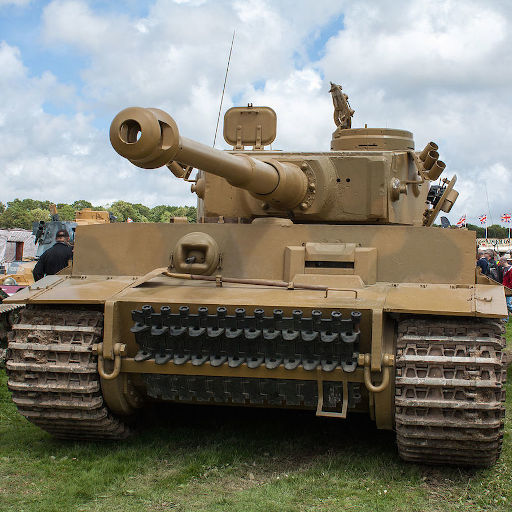
#> input picture lab5_SVD/tiger.jpg, 512 x 512 px
$ python ex_2.py
#> lines starting #> are read from the running program, lines starting #| are printed output that depends on the picture
import numpy as np
import imageio as im
import matplotlib.pyplot as plt


path = "tiger.jpg"
image_array = im.imread(path)
#> image_array is the input picture: shape (512, 512, 3); mean R, G, B 128.2, 126.4, 114.9
image_shape = image_array.shape[0]
#> image_shape = 512
num_of_iterations = [10, 100, 256, 512]
result_array = np.zeros((image_shape, image_shape, 3))
red = np.zeros((image_shape * image_shape))
green = np.zeros((image_shape * image_shape))
blue = np.zeros((image_shape * image_shape))

M1 = image_array[:, :, 0]
M2 = image_array[:, :, 1]
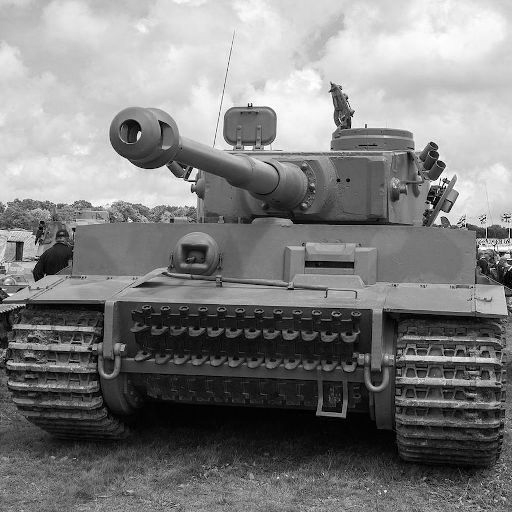
#> M2: shape (512, 512); min 0, max 255, mean 126.4
M3 = image_array[:, :, 2]
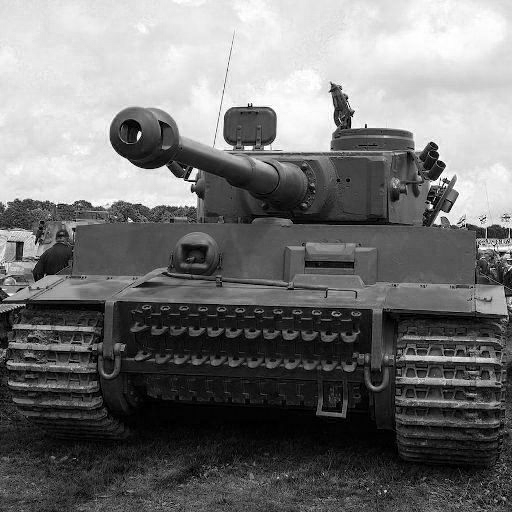
#> M3: shape (512, 512); min 0, max 255, mean 114.9

u1, s1, vt1 = np.linalg.svd(M1)
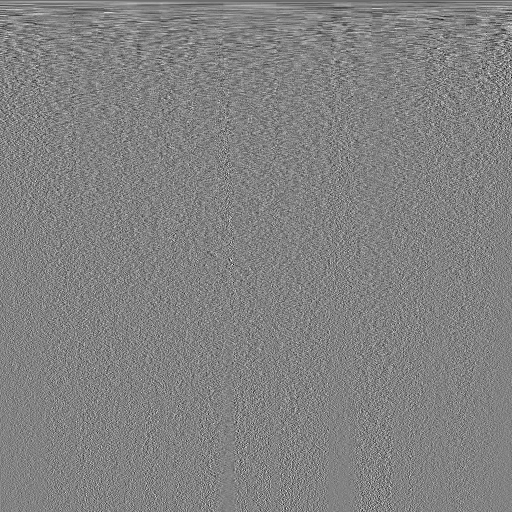
#> vt1: shape (512, 512) float64; min -0.268, max 0.256, mean -8.4e-05; drawn with min black and max white
#> s1 = 512 values, max 72492.8 at index 0, min 0.0109 at index 511, mean 535.5
u2, s2, vt2 = np.linalg.svd(M2)
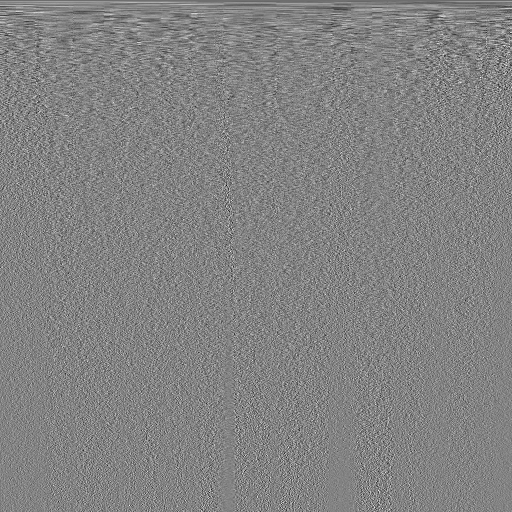
#> vt2: shape (512, 512) float64; min -0.277, max 0.261, mean -8.87e-05; drawn with min black and max white
#> s2 = 512 values, max 72705.6 at index 0, min 0.00567 at index 511, mean 534
u3, s3, vt3 = np.linalg.svd(M3)
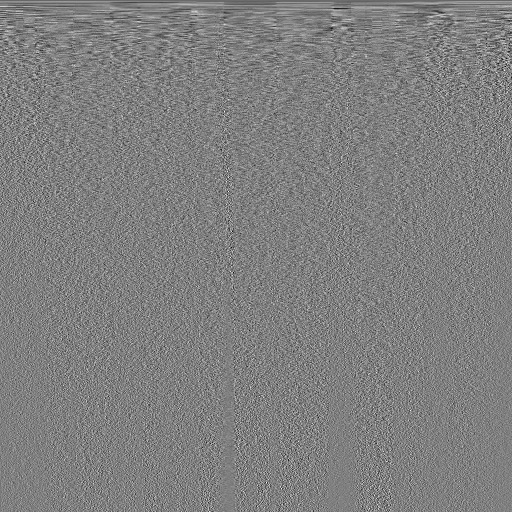
#> vt3: shape (512, 512) float64; min -0.255, max 0.253, mean -9.8e-05; drawn with min black and max white
#> s3 = 512 values, max 70559.1 at index 0, min 0.0283 at index 511, mean 536.1


ut1 = u1.transpose()
ut2 = u2.transpose()
ut3 = u3.transpose()

for k in num_of_iterations:
    result = np.zeros((image_shape, image_shape))
    for i in range(k):
        matrix = s1[i] * ((ut1[i].reshape(image_shape,1)).dot(vt1[i].reshape(1,image_shape)))
        result = np.add(result, matrix)

    z = 0
    result_array[:, :, 0] = result[:, :]
    result = np.zeros((image_shape, image_shape))
    for m in range(image_shape):
        for n in range(image_shape):
            red[z] = abs(result_array[m][n][0] - image_array[m][n][0])
            z = z + 1

    for i in range(k):
        matrix = s2[i] * ((ut2[i].reshape(image_shape,1)).dot(vt2[i].reshape(1,image_shape)))
        result = np.add(result, matrix)

    z =0
    result_array[:, :, 1] = result[:, :]
    result = np.zeros((image_shape, image_shape))
    for m in range(image_shape):
        for n in range(image_shape):
            green[z] = abs(result_array[m][n][1] - image_array[m][n][1])
            z = z + 1

    for i in range(k):
        matrix = s3[i] * ((ut3[i].reshape(image_shape,1)).dot(vt3[i].reshape(1,image_shape)))
        result = np.add(result, matrix)

    z = 0
    result_array[:, :, 2] = result[:, :]
    for m in range(image_shape):
        for n in range(image_shape):
            blue[z] = abs(result_array[m][n][2] - image_array[m][n][2])
            z = z + 1

    array_to_print = np.array(result_array, dtype = np.uint8)
    im.imwrite(f'result_{k}iterations.jpg', array_to_print)
    x = range(image_shape * image_shape)
    fig, ax1 = plt.subplots(figsize=(10, 6))
    ax1.plot(x, red, 'ro', x, green, 'go', x, blue, 'bo',  markersize = 3)
    ax1.set(xlabel = 'Pixel', ylabel = 'Abs difference btw original and apprx' ,title = f'{k} iterations')
    fig.savefig(f'{k}iterations_difference_diagram.jpg')
#> this loop made 4 passes
#> pass 1, `im.imwrite(f'result_{k}iterations.jpg', array_to_print)`:
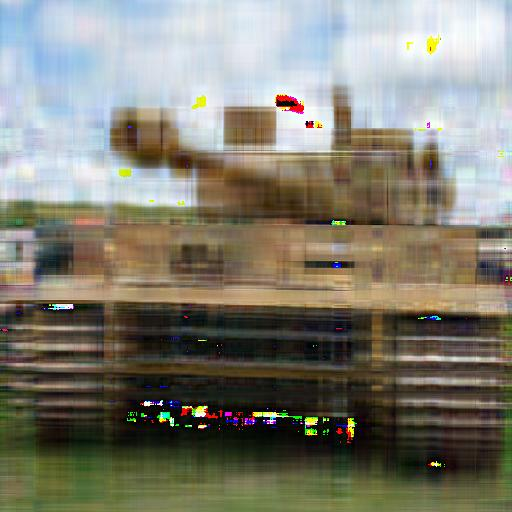
#> saved as result_10iterations.jpg: shape (512, 512, 3); mean R, G, B 128.8, 126.8, 114.6
#> figure, not shown here; curve peaks at x = 51034, y = 36.05; curve peaks at x = 67211, y = 36.98; curve peaks at x = 19177, y = 37.28
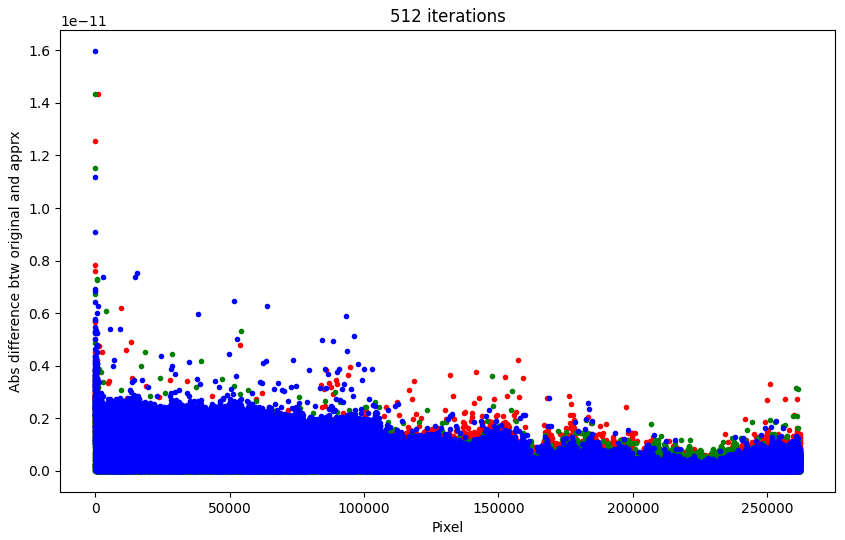
#> figure drawn by matplotlib, 1 panel; curve peaks at x = 1025, y = 1.44e-11; curve peaks at x = 1, y = 1.43e-11; curve peaks at x = 1, y = 1.6e-11
